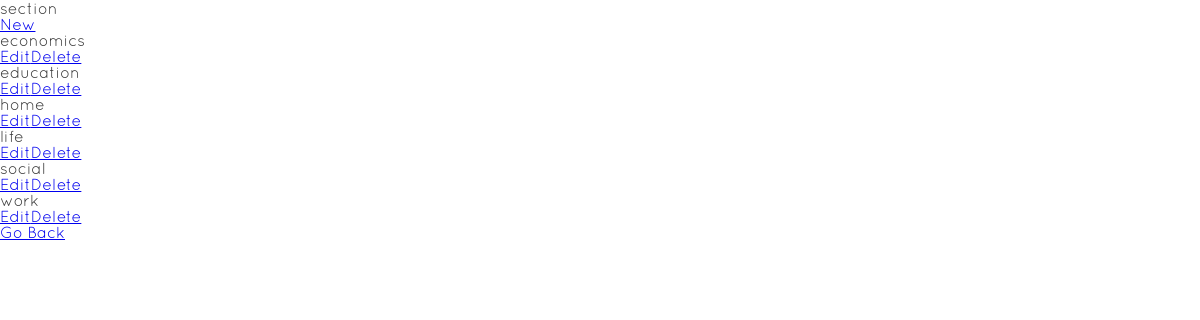
Page /admin/list_all.php?tbl=section&order=name (signed in) on the committed database.
### tables this page shows
CREATE TABLE `section` (
  `id` tinyint(3) unsigned NOT NULL AUTO_INCREMENT,
  `name` varchar(50) NOT NULL,
  `title` varchar(100) NOT NULL,
  `description` text DEFAULT NULL,
  `photo` varchar(200) NOT NULL,
  `icon` varchar(200) DEFAULT NULL,
  PRIMARY KEY (`id`)
);

### includes/read.php (called while the page is built, shortened)
<?php
  function getAll($tbl, $order = "id") {
		include('connect.php');
		$queryAll = "SELECT * FROM {$tbl} ORDER BY {$order}";
		$runAll = mysqli_query($link, $queryAll);
		if($runAll){
			return $runAll;
		}else{
			$error = "There was a problem accessing this information.";
			return $error;
		}
	}
 ?>

### admin/list_all.php (the view, shortened to what this page needs)
<?php
  $tbl = $_GET['tbl'];
  $order = $_GET['order'];
  $col = "id";
  $list = getAll($tbl, $order);
 ?>
<!DOCTYPE html>
<html lang="en">
<head>
  <link rel="stylesheet" href="../css/main.css">
</head>
<body>
  <h1 class="list-title"><?php echo $tbl; ?></h1>
  <section class="list-rows">
    <a class="list-new" href="admin_add_<?php echo $tbl; ?>.php">New</a>
    <ol>
      <?php
        while($row = mysqli_fetch_array($list)) {
          if($tbl === "video") {
            echo "<li><p>{$row['title']}</p><a class=\"list-edit\" href=\"edit_all.php?tbl={$tbl}&id={$row['id']}\">Edit</a><a class=\"list-delete\" href=\"../includes/caller.php?caller_id=deleteRow&tbl={$tbl}&col=$col&id={$row['id']}\">Delete</a></li>";
          }
          else {
            echo "<li><p>{$row['name']}</p><a class=\"list-edit\" href=\"edit_all.php?tbl={$tbl}&id={$row['id']}\">Edit</a><a class=\"list-delete\" href=\"../includes/caller.php?caller_id=deleteRow&tbl={$tbl}&col=$col&id={$row['id']}\">Delete</a></li>";
          }
        }
       ?>
     </ol>
   </section>
   <a class="back-index" href="admin_index.php">Go Back</a>
</body>
</html>

### css/main.css (style rules this page uses)
html, body, div, span, applet, object, iframe, h1, h2, h3, h4, h5, h6, p, blockquote, pre, a, abbr, acronym, address, big, cite, code, del, dfn, em, img, ins, kbd, q, s, samp, small, strike, strong, sub, sup, tt, var, b, u, i, center, dl, dt, dd, ol, ul, li, fieldset, form, label, legend, table, caption, tbody, tfoot, thead, tr, th, td, article, aside, canvas, details, embed, figure, figcaption, footer, header, hgroup, menu, nav, output, ruby, section, summary, time, mark, audio, video { margin: 0; padding: 0; border: 0; font-size: 100%; font: inherit; vertical-align: baseline; }
article, aside, details, figcaption, figure, footer, header, hgroup, menu, nav, section { display: block; }
body { line-height: 1; }
ol, ul { list-style: none; }
body { background-color: #ffffff; font-family: "Quicksand", Helvetica, Arial, sans-serif; font-weight: normal; font-size: 1rem; color: #383838; }

### rows in the picture
section: name "economics"
section: name "education"
section: name "home"
section: name "life"
section: name "social"
section: name "work"

### other values in the picture
$tbl "section"
